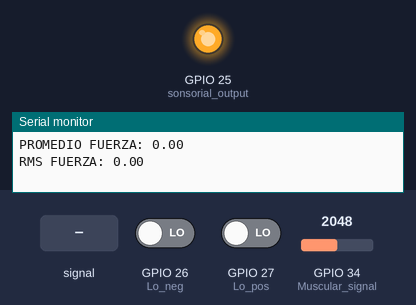
The sketch below on a simulated ESP32. On the bench: output pins drawn as LEDs (lit = HIGH), the last lines printed to the serial monitor. Dashed ring = blinking. The test bench sets the inputs (shaded band); at power-on: GPIO 26 (Lo_neg) LOW, GPIO 27 (Lo_pos) LOW, GPIO 34 (Muscular_signal) = 2048. USB keyboard and mouse output is not drawn.

Above: at 17.3 s.
17.4 s: GPIO 34 (Muscular_signal) fed a 200 Hz sine of ±327 counts around its level
At 18.2 s:
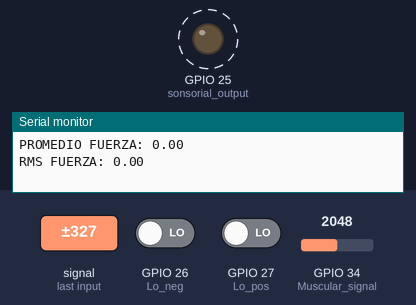
At 23.0 s:
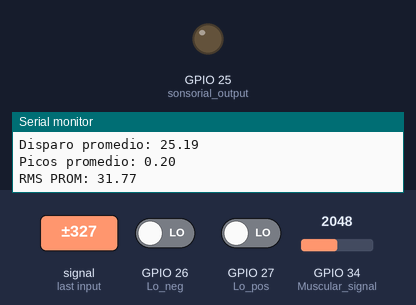
Timing chart, 0 to 24.5 s (numbered marks = the images above; inputs shaded):
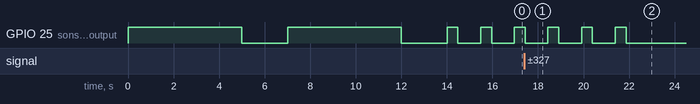

Measured:
- by itself, GPIO 25 (sonsorial_output): alternates HIGH for 0.48 s and LOW for 1.0 s, 7 changes in all, then stays LOW

The sketch:

MUSCULAR_DETECTOR_v4.ino
```cpp
#include <BleKeyboard.h>
BleKeyboard bleKeyboard("HERMES", "In-NovaBio", 67);  //NOMBRE, EMPRESA Y SIX SEVEN

const int Muscular_signal = 34;                       //definicion del pin D34 analogico en esp32
const int sonsorial_output = 25;                      //feedback sensorial
const int Lo_neg = 26;                                //Lo- conectado (amarilo)
const int Lo_pos = 27;                                // Lo+ desconetdo (rojo)

const unsigned long time_of_detection = 400;          // aprox 100 lecturas de validacion
const unsigned long cooldown_time = 1000;              //tiempo de bloqueo entre clicks

int val_force = 0;                                    //variable para almacenar los datos analogicos
int prev_value = 0;                                   //registro del valor previo
int promedial = 0;                                    //valor promediado detector de disparos cortos
int peaks = 0;                                        //contador de picos de la señal multiples indican un click
int meditions_count = 0;                              //conteo de muestras

int trigger_min_value = 125;                          //balor bace del disparo
int out_of_value_threshold = 2000;                    //valor para medir cambios no naturales de disparo

float average_rest = 0;                               //promedio musculo relajado
float average_wink = 0;                               //promedio musculo guiño
float averageSpikes = 0;                              //promedio picos de señal
float average_force = 0;                              //promedio de fuerza
float promedial_medition = 0;                         //promedio por lectura
float average_rest_rms = 0;                           //Rms bace
float average_force_rms = 0;                          //RMS activo
float rms_accumulator = 0;                            //RMS PARA EVALUAR
float average_wink_rms = 0;                           //RMS PARA CONTRACCIONES

bool spasm_dt = false;    //deteccion de espasmos
bool evaluation = false;  //variable para abrir el escaneo por 500 ms donde se validara el click

unsigned long fst_detection = 0; //variable timer validation detection
unsigned long last_event_time = 0;  //timer medidor de activacion de evento previo

const int N = 40;
float bufferms[N];
int idx = 0;
bool full = false;

void setup() {
  Serial.begin(115200);
  pinMode(sonsorial_output, OUTPUT);
  pinMode(Lo_neg, INPUT);
  pinMode(Lo_pos, INPUT);
  Serial.println("Iniciando BLE Keyboard...");
  bleKeyboard.begin();  // iniciar Blek
  while (!bleKeyboard.isConnected()) {
    Serial.println("Esperando BLE...");
    delay(100);
  }
  if (!body_conection(digitalRead(Lo_neg), digitalRead(Lo_pos))) {  //buscar estar bien conectado
    if (bleKeyboard.isConnected()) {
      calibration();
    }
    else {
      Serial.println("Sin coneccion a bluetooth");
    }
  }
}

bool body_conection(bool lon, bool lop) {  //verificador de coneccion corporal correcta Lo+ y Lo-
  if (lon) {
    //Serial.println("ELECTRODO amarillo DESCONECTADO");
    //delay(500);
    return false;  //▄▄▄▄▄▄▄▄▄▄▄▄▄▄▄▄▄▄▄▄▄▄▄▄▄▄▄▄▄▄▄▄▄▄▄▄▄▄▄▄▄▄▄▄▄▄▄▄▄▄▄▄▄▄▄▄▄▄▄▄▄▄▄▄▄▄▄▄▄▄▄▄▄▄▄▄▄▄▄CAMBIAR A TRUE SOLO PROVICIONAL
  } else if (lop) {
    //Serial.println("ELECTRODO ROJO DESCONECTADO");
    //delay(500);
    return false;  //▄▄▄▄▄▄▄▄▄▄▄▄▄▄▄▄▄▄▄▄▄▄▄▄▄▄▄▄▄▄▄▄▄▄▄▄▄▄▄▄▄▄▄▄▄▄▄▄▄▄▄▄▄▄▄▄▄▄▄▄▄▄▄▄▄▄▄▄▄▄▄▄▄▄▄▄▄▄▄CAMBIAR A TRUE SOLO PROVICIONAL
  } else {
    return false;
  }
}

bool trigger_detector() {  //validacion separacion espasmo y movimiento
  val_force = analogRead(Muscular_signal);
  promedial = abs(val_force - prev_value);
  prev_value = val_force;
  rmsbuffer(val_force);

  if (promedial >= trigger_min_value) { //se busca ver si se supera el umbral minimo para accionar disparo
    if (promedial >= out_of_value_threshold) {  //se busca comparar si es demaciado grande como para ser causado por un musculo
      spasm_dt = true;
      return false;  // no se evalua nada y sigue buscando
    }
    if (!evaluation) {//empieza la evaluacion si es valido
      fst_detection = millis();//toma medida de tiempo
      evaluation = true;
      peaks = 1;
      meditions_count = 1;
      promedial_medition = promedial;
      rms_accumulator = promedial * promedial;
    } else {
      peaks++;  //considera los picos
      promedial_medition += promedial;
      rms_accumulator += promedial * promedial;
      meditions_count++;
    }
    return true;
  }
  return false;
}

bool trigger_validation() {
  if ((millis() - fst_detection > time_of_detection) && evaluation) {  //evalua el tiempo de analisis
    if (millis() - last_event_time < cooldown_time) {                  //evalua el tiempo de espera
      evaluation = false;
      peaks = 0;
      spasm_dt = false;
      promedial_medition = 0;
      meditions_count = 1;
      return false;
    }

    float rms = sqrt(rms_accumulator / meditions_count);
    float normalized = (rms - average_rest_rms) / (average_wink_rms - average_rest_rms);

    //Serial.print(",");

    if ((peaks >= 2 && peaks <= averageSpikes) && !spasm_dt){  //evaluar los picos necesarios para enter
      if((promedial_medition/meditions_count) >= average_wink*1.1){
        if(calRMS()>=1900){
          Serial.println("EVENTO VALIDOOOOOOOOOOOOOOOOOOOOOOOO");
          bleKeyboard.print("a");
          bleKeyboard.write(KEY_RETURN);
          digitalWrite(sonsorial_output, HIGH);
          delay(75);
          digitalWrite(sonsorial_output, LOW);
          last_event_time = millis();
        }
        else{
          //Serial.println("EVENTO RECHAZADO rms");
        }
      }
      else {
        //Serial.println("EVENTO RECHAZADO promedio");
      }
    }
    else {
      //Serial.println("EVENTO RECHAZADO PICOS");
    }
    evaluation = false;
    spasm_dt = false;
    peaks = 0;
    promedial_medition = 0;
    meditions_count = 1;
    return true;
  }
  return false;
}

void calibration(){ //metodo de calibracion
  Serial.println("Calibrando..... mantenga el musculo relajado");
  digitalWrite(sonsorial_output, HIGH);

  unsigned long CALIBRATION_TIME = millis();
  int cont = 0;

  prev_value = analogRead(Muscular_signal);
  while (millis() - CALIBRATION_TIME < 5000) {
    val_force = analogRead(Muscular_signal);
    promedial = abs(val_force - prev_value);
    prev_value = val_force;
    average_rest += promedial;
    average_rest_rms += promedial * promedial;
    cont++;
    delay(5);
  }
  average_rest_rms = sqrt(average_rest_rms / cont);
  average_rest/=cont;
  Serial.print("PROMEDIO REPOSO: ");
  Serial.println(average_rest);
  Serial.print("RMS REPOSO: ");
  Serial.println(average_rest_rms);
  digitalWrite(sonsorial_output, LOW);
  delay(2000);

  Serial.println("Calibrando..... mantenga el musculo haciendo fuerza");
  digitalWrite(sonsorial_output, HIGH);

  unsigned long CALIBRATION_TIME2 = millis();
  int cont2 = 0;

  prev_value = analogRead(Muscular_signal);
  while (millis() - CALIBRATION_TIME2 < 5000) {
    val_force = analogRead(Muscular_signal);
    promedial = abs(val_force - prev_value);
    prev_value = val_force;
    average_force += promedial;
    average_force_rms += promedial * promedial;
    cont2++;
    delay(5);
  }
  average_force_rms = sqrt(average_force_rms / cont2);
  average_force/=cont2;
  Serial.print("PROMEDIO FUERZA: ");
  Serial.println(average_force);
  Serial.print("RMS FUERZA: ");
  Serial.println(average_force_rms);
  digitalWrite(sonsorial_output, LOW);
  delay(2000);

  for(int x = 0;x<=5;x+=1){
    digitalWrite(sonsorial_output, HIGH);
    delay(75);
    int cicles = 0;
    int wink_val = 0;
    float rms_temp = 0;

    unsigned long CALIBRATION_WINK = millis();

    while (millis() - CALIBRATION_WINK < 400) {
      val_force = analogRead(Muscular_signal);
      promedial = abs(val_force - prev_value);
      prev_value = val_force;
      wink_val += promedial;
      rms_temp += promedial * promedial;
      cicles++;

      if (promedial > trigger_min_value && promedial < out_of_value_threshold ) {
        averageSpikes++;
      }
      delay(5);
    }
    digitalWrite(sonsorial_output, LOW);
    average_wink += (float)wink_val / cicles;
    average_wink_rms += sqrt((float)rms_temp / cicles);;
    delay(1000);
  }
  average_wink /= 5;
  averageSpikes /= 5;
  average_wink_rms /= 5;

  Serial.print("Disparo promedio: ");
  Serial.println(average_wink);

  Serial.print("Picos promedio: ");
  Serial.println(averageSpikes);

  Serial.print("RMS PROM: ");
  Serial.println(average_wink_rms);
  delay(2000);

  out_of_value_threshold = average_wink * 2; //aca era 2
  trigger_min_value = average_rest + (0.75*(average_wink - average_rest)); // aca era 0.75
}

void rmsbuffer(float v){
  bufferms[idx] = v;
  idx++;
  if (idx >= N) {
    idx = 0;
    full = true;
  }
}

float calRMS() {
  float suma = 0;
  int sice = full ? N : idx;
  for (int i = 0; i < sice; i++) {
    suma += bufferms[i] * bufferms[i];
  }
  return sqrt(suma / sice);
}

void loop() {
  if (!body_conection(digitalRead(Lo_neg), digitalRead(Lo_pos))) {  //buscar estar bien conectado
    if (bleKeyboard.isConnected()) {                                //buscar blutu
      trigger_detector();
      trigger_validation();
    } else {
      Serial.println("Sin coneccion a bluetooth");
      Serial.print("Disparo promedio: ");
      Serial.println(average_wink);
      Serial.print("Picos promedio: ");
      Serial.println(averageSpikes);
      Serial.print("PROMEDIO FUERZA: ");
      Serial.println(average_force);
      Serial.print("PROMEDIO REPOSO: ");
      Serial.println(average_rest);
      Serial.print("RMS FUERZA: ");
      Serial.println(average_force_rms);
      Serial.print("RMS REPOSO: ");
      Serial.println(average_rest_rms);
      Serial.print("RMS PROM: ");
      Serial.println(average_wink_rms);

      delay(8000);
    }
    Serial.print(promedial);
    Serial.print(",");
    Serial.print(promedial_medition/meditions_count);
    Serial.print(",");
    Serial.print(calRMS());
    int sig_detect = (calRMS()>=1900);
    int sig_valid = ((promedial_medition/meditions_count) >= average_wink*1.1);
    int sig_reject = ((peaks >= 2 && peaks <= averageSpikes) && !spasm_dt);
    Serial.print(sig_detect);
    Serial.print(",");
    Serial.print(sig_valid);
    Serial.print(",");
    Serial.println(sig_reject);

    /*Serial.print(average_wink);
    Serial.print(",");
    Serial.print(average_wink_rms);
    Serial.print(",");
    Serial.print(average_rest);
    Serial.print(",");
    Serial.print(average_rest_rms);
    Serial.print(",");
    Serial.print(average_force);
    Serial.print(",");
    Serial.println(average_force_rms);*/
  }
  delay(5);
}
```
